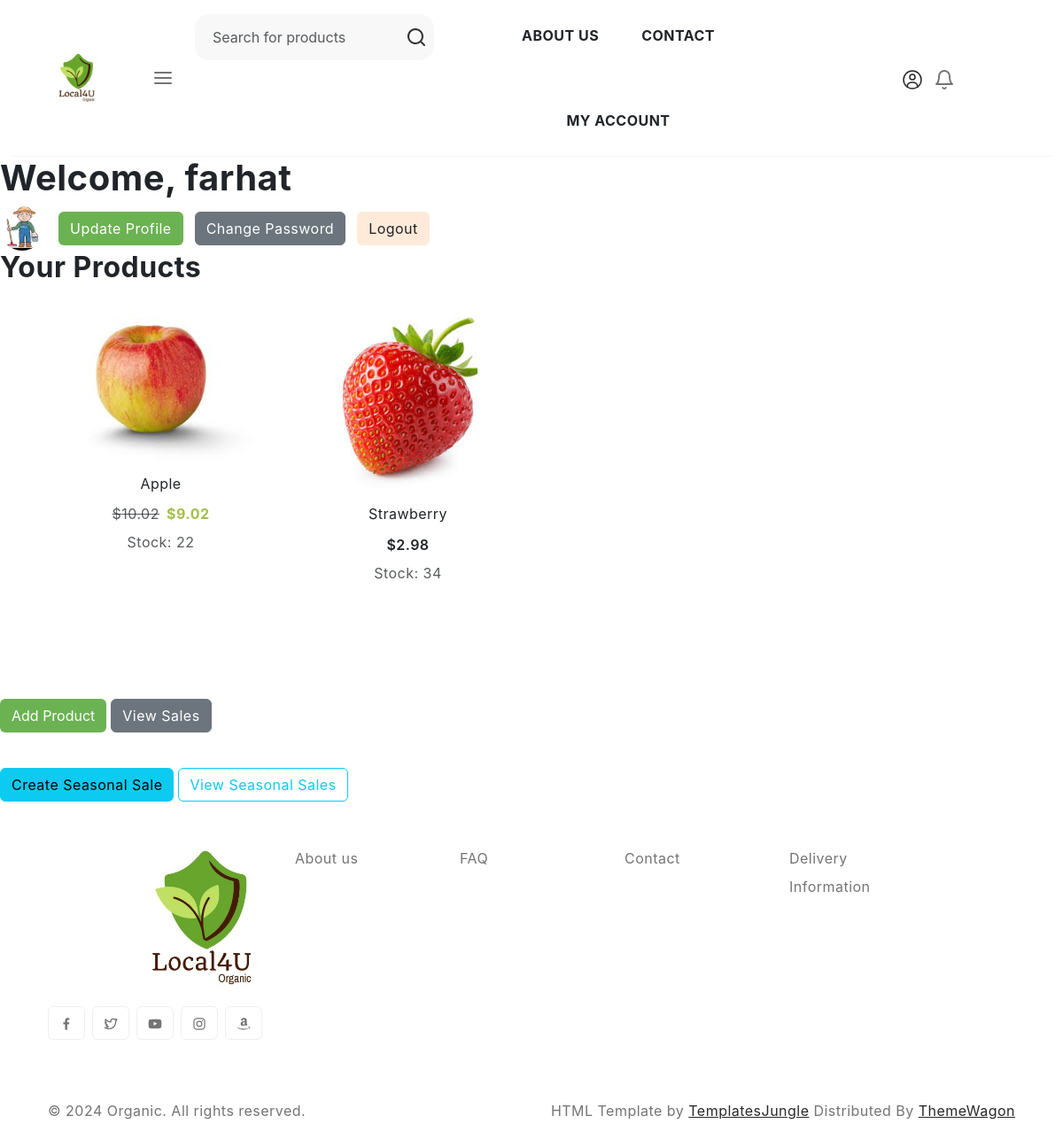
Screenshot of /accounts/farmer/dashboard/ (signed in) with the database file from the repository.
### accounts/models.py (models this page shows, shortened)
class CustomUser(AbstractUser):
    USER_TYPES = (
        ('farmer', 'Farmer'),
        ('customer', 'Customer'),
    )
    full_name = models.CharField(max_length=100, blank=True)
    address = models.CharField(max_length=255)
    contact_number = models.CharField(max_length=15)
    user_type = models.CharField(max_length=10, choices=USER_TYPES)
    profile_picture = models.ImageField(upload_to='static/profile_pictures/', null=True, blank=True)

### product/models.py (models this page shows, shortened)
class Product(models.Model):
    name = models.CharField(max_length=200)  # Name of the product
    description = models.TextField()  # Detailed description of the product
    category = models.ForeignKey(Category, on_delete=models.CASCADE)  # Category to which the product belongs
    price = models.DecimalField(max_digits=10, decimal_places=2)  # Original price of the product
    discounted_price = models.DecimalField(max_digits=10, decimal_places=2, null=True, blank=True)  # Discounted price if applicable
    stock = models.PositiveIntegerField()  # Available stock quantity
    farmer = models.ForeignKey(Farmer, on_delete=models.CASCADE)  # Farmer who owns the product
    created_at = models.DateTimeField(auto_now_add=True)  # Timestamp when the product was added
    updated_at = models.DateTimeField(auto_now=True)  # Timestamp when the product was last updated
    image = models.ImageField(upload_to='product_images/', null=True, blank=True)  # Optional product image
    def __str__(self):
        return self.name  # Display product name in admin panel and queries

### accounts/views.py (the view)
# urls.py: path('farmer/dashboard/', farmer_dashboard, name='farmer_dashboard'),
def farmer_dashboard(request):
    if not hasattr(request.user, 'farmer'):
        messages.error(request, 'You must be a farmer to access this page.')
        return redirect('login')
    categories = Category.objects.all()
    category_filter = request.GET.get('category')
    if category_filter:
        products = Product.objects.filter(category__name=category_filter, farmer=request.user.farmer)
    else:
        products = Product.objects.filter(farmer=request.user.farmer)
    print(f"Products for farmer {request.user.username}: {products}")  # Debugging line
    product_form = ProductForm(request.POST or None, request.FILES or None)
    if product_form.is_valid():
        new_product = product_form.save(commit=False)
        new_product.farmer = request.user.farmer
        new_product.save()
        messages.success(request, 'Product added successfully!')
        return redirect('farmer_dashboard')
    return render(request, 'farmer_dashboard.html', {
        'categories': categories,
        'products': products,
        'product_form': product_form,
    })

### product/forms.py
class ProductForm(forms.ModelForm):
    class Meta:
        model = Product
        fields = ['name', 'description', 'category', 'price', 'stock', 'image']  # Add 'image' if applicable

### accounts/templatetags/notification_tags.py (called while the page is built)
@register.filter
def unread_notifications(user):
    if user.is_authenticated:
        return user.notifications.filter(is_read=False).count()
    return 0

### order/context_processors.py (called while the page is built)
def cart_data(request):
    return {"cart": request.session.get("cart", {})}

### order/templatetags/cart_filters.py (called while the page is built)
@register.filter
def sum_cart_total(cart_items):
    total = 0
    for item in cart_items:
        total += float(item['price']) * item['quantity']
    return total

@register.filter
def is_not_farmer_or_admin(user):
    return user.is_authenticated and user.user_type not in ['farmer', 'admin']

### product/context_processors.py (called while the page is built)
def category_menu(request):
    categories = Category.objects.all()
    return {'categories': categories}

### product/models.py (called while the page is built)
    def __str__(self):
        return self.name  # Display category name in admin panel and queries

### templates/farmer_dashboard.html (shortened to what this page needs)
{% extends 'base.html' %}
{% load static %}
{% block body_block %}
<h1>Welcome, {{ user.username }}</h1>
<div class="d-flex justify-content-between align-items-center">
    <div class="d-flex align-items-center">
        {% if user.profile_picture %}
            <img src="{{ user.profile_picture.url }}" alt="{{ user.full_name }}'s Profile Picture" class="rounded-circle me-3" width="50" height="50">
        {% else %}
            <img src="{% static 'profile_pictures/farmer1.png' %}" alt="Default Profile Picture" class="rounded-circle me-3" width="50" height="50">
        {% endif %}
        <div>
            <a href="{% url 'update_profile' %}" class="btn btn-primary me-2">Update Profile</a>
            <a href="{% url 'change_password' %}" class="btn btn-secondary me-2">Change Password</a>
            <a href="{% url 'logout' %}" class="btn btn-danger">Logout</a>
        </div>
    </div>
</div>
<h2>Your Products</h2>
<section class="pb-5">
    <div class="container-lg">
        <div class="row">
            <div class="col-md-12">
                <div class="product-grid row row-cols-1 row-cols-sm-2 row-cols-md-3 row-cols-lg-3 row-cols-xl-4 row-cols-xxl-5">
                    {% if products %}
                        {% for product in products %}
                        <div class="col">
                            <div class="product-item">
                                <figure>
                                    <a href="{% url 'product_detail_farmer' product.id %}" title="{{ product.name }}">
                                        <img src="{{ product.image.url }}" alt="{{ product.name }}" class="tab-image img-fluid">
                                    </a>
                                </figure>
                                <div class="d-flex flex-column text-center">
                                    <h3 class="fs-6 fw-normal">{{ product.name }}</h3>
                                    <div class="d-flex justify-content-center align-items-center gap-2">
                                        {% if product.discounted_price %}
                                        <span class="text-muted text-decoration-line-through">${{ product.price }}</span>
                                        <span class="text-success fw-bold">${{ product.discounted_price }}</span>
                                    {% else %}
                                        <span class="text-dark fw-semibold">${{ product.price }}</span>
                                    {% endif %}
                                    </div>
                                    <p class="text-muted">Stock: {{ product.stock }}</p>
                                </div>
                            </div>
                        </div>
                        {% endfor %}
                    {% else %}
                        <p>You have no products. Please add one below.</p>
                    {% endif %}
                </div>
            </div>
        </div>
    </div>
</section>
<button id="addProductButton" class="btn btn-primary my-3">Add Product</button>
<a href="{% url 'farmer_orders' %}" class="btn btn-secondary">View Sales</a>
<div class="mt-4">
    <a href="{% url 'create_seasonal_sale' %}" class="btn btn-info">Create Seasonal Sale</a>
    <a href="{% url 'list_seasonal_sales' %}" class="btn btn-outline-info">View Seasonal Sales</a>
</div>
{% endblock %}

### static/style.css (style rules this page uses)
body { --heading-font : "Inter", sans-serif; --bs-link-color: #333; --bs-link-hover-color:#333; --bs-link-color-rgb: 40,40,40; --bs-link-hover-color-rgb: 0,0,0; --bs-light-rgb: 248, 248, 248; --bs-font-sans-serif: "Inter", sans-serif; --bs-body-font-family: var(--bs-font-sans-serif); --bs-body-font-size: 1rem; --bs-body-font-weight: 400; --bs-body-line-height: 2; --bs-body-color: #747474; --bs-primary: #6BB252; --bs-primary-rgb: 107, 178, 82; --bs-secondary: #364127; --bs-secondary-rgb: 54, 65, 39; --bs-danger: #F95F09; --bs-danger-rgb: 249, 95, 9; --bs-success: #a3be4c; --bs-success-rgb: 163, 190, 76; --bs-primary-bg-subtle: #FFF9EB; --bs-success-bg-subtle: #eef5e5; --bs-border-color: #F7F7F7; }
.btn-primary { --bs-btn-color: #fff; --bs-btn-bg: var(--bs-primary); --bs-btn-border-color: transparent; --bs-btn-hover-color: #fff; --bs-btn-hover-bg: #f7a422; --bs-btn-hover-border-color: transparent; --bs-btn-focus-shadow-rgb: 49,132,253; --bs-btn-active-color: #fff; --bs-btn-active-bg: var(--bs-primary); --bs-btn-active-border-color: transparent; --bs-btn-active-shadow: inset 0 3px 5px rgba(0, 0, 0, 0.125); --bs-btn-disabled-color: #fff; --bs-btn-disabled-bg: #d3d7dd; --bs-btn-disabled-border-color: transparent; }
.btn-danger { --bs-btn-color: #222; --bs-btn-bg: #FFEADA; --bs-btn-border-color: #FFEADA; --bs-btn-hover-color: #222; --bs-btn-hover-bg: #ecc9af; --bs-btn-hover-border-color: #ecc9af; --bs-btn-focus-shadow-rgb: 60,153,110; --bs-btn-active-color: #222; --bs-btn-active-bg: #ecc9af; --bs-btn-active-border-color: #ecc9af; --bs-btn-active-shadow: inset 0 3px 5px rgba(0, 0, 0, 0.125); --bs-btn-disabled-color: #222; --bs-btn-disabled-bg: #FFEADA; --bs-btn-disabled-border-color: #FFEADA; }
body { letter-spacing: 0.03em; }
h1,h2,h3,h4,h5,h6 { font-family: var(--heading-font); color: var(--bs-dark); font-weight: 700; }
.container, .container-fluid, .container-lg, .container-md, .container-sm, .container-xl, .container-xxl { --bs-gutter-x: 3rem; }
.product-item { position: relative; padding: 16px; background: #FFFFFF; border-radius: 16px; margin-bottom: 30px; box-shadow: 0px 0px 22px rgba(0, 0, 0, 0); }
.product-item figure { text-align: center; }
.product-item figure img { max-height: 210px; height: auto; }

### rows the page displays
CustomUser: username "farhat", profile_picture (picture)
Product: image (picture), name "Apple", price "10.02", discounted_price "9.02", stock "22"
Product: image (picture), name "Strawberry", price "2.98", stock "34"
